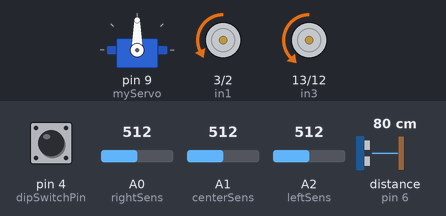
The sketch below on a simulated Arduino Uno, built with avr-gcc and run on an emulated ATmega328P. On the bench: servo, motor-driver pin pairs drawn as motors (green arrow = first pin HIGH = forward, orange = second pin HIGH = backward, longer = more drive, scaled by the enable pin). Inputs (shaded band) come from the test bench; at power-on: distance to the obstacle (sensor on pin 6) 80 cm, pin 4 (dipSwitchPin) HIGH, A0 (rightSens) = 512, A1 (centerSens) = 512, A2 (leftSens) = 512. The echo pulse lasts 58.3 µs per cm.

Above: at 5.8 s.
5.9 s: distance to the obstacle (sensor on pin 6) set to 19 cm
7.4 s: distance to the obstacle (sensor on pin 6) set to 14 cm
At 8.5 s:
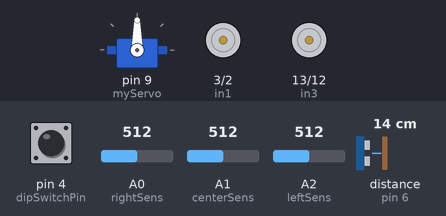
10.4 s: pin 4 (dipSwitchPin) pulled LOW for 1 s
At 11.75 s:
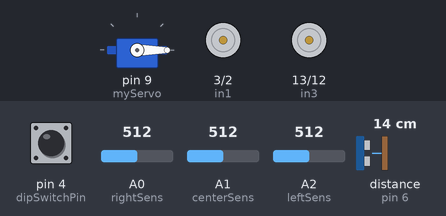
13.4 s: distance to the obstacle (sensor on pin 6) set to 18 cm
At 13.96 s:
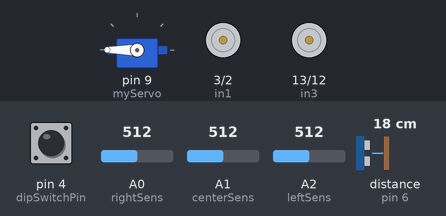
Timing chart, 0 to 16.7 s (numbered marks = the images above; inputs shaded):
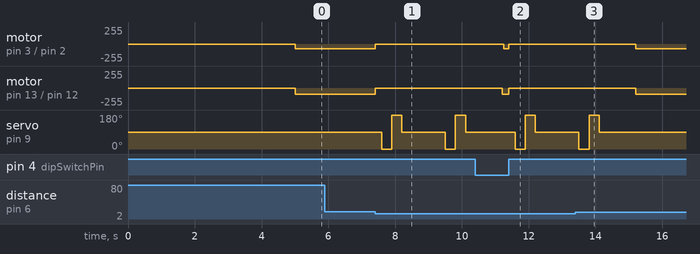

Measured:
- the behaviour switches between 17 and 16 cm on distance to the obstacle (sensor on pin 6) (found by bisection; images 0 and 1)
- after the input at 5.9 s, every drawn part: stays the same
- after the input at 7.4 s, motor on pin 3 (in1) / pin 2 (in2): backward 70/255 → stopped at once; motor on pin 13 (in3) / pin 12 (in4): backward 90/255 → stopped at once; servo on pin 9 (myServo): 90° → 0° after 0.20 s, → 180° 0.30 s later, → 90° 0.30 s later, → 0° 1.3 s later, … (6 changes in this stretch)
- after the input at 10.4 s, motor on pin 3 (in1) / pin 2 (in2): stopped → backward 69/255 after 0.86 s, → stopped 0.14 s later; motor on pin 13 (in3) / pin 12 (in4): stopped → backward 90/255 after 0.81 s, → stopped 0.19 s later
- after the input at 13.4 s, motor on pin 3 (in1) / pin 2 (in2): stopped → backward 70/255 after 1.8 s; motor on pin 13 (in3) / pin 12 (in4): stopped → backward 90/255 after 1.8 s; servo on pin 9 (myServo): goes on until 14.1 s, then stays 90°

The sketch:

final_sumo.ino
```cpp
#include <Servo.h>

Servo myServo;

const int speed = 70;
const int speedVariable = 20;

const int min_distance_sumo = 30;
const int min_distance_search = 15;

// Line tracker sensor
const int rightSens = A0;
const int centerSens = A1;
const int leftSens = A2;

// H-bridge

// Right motor
const int in1 = 3;
const int in2 = 2;
const int ena = 11;

// Left motor
const int in3 = 13;
const int in4 = 12;
const int enb = 5;

// Ultrasonic sensor
const int echoPin = 6;
const int trigPin = 7;

const int dipSwitchPin = 4;
bool isSumoMode = false;

void setup()
{

  pinMode(in1, OUTPUT);
  pinMode(in2, OUTPUT);
  pinMode(ena, OUTPUT);

  pinMode(in3, OUTPUT);
  pinMode(in4, OUTPUT);
  pinMode(enb, OUTPUT);

  pinMode(trigPin, OUTPUT);
  pinMode(echoPin, INPUT);

  pinMode(rightSens, INPUT);
  myServo.attach(9);

  pinMode(dipSwitchPin, INPUT_PULLUP);

  Serial.begin(9600);
}

int counter = 0;

void loop() {
  if(millis() > 5000)
  {
    if (digitalRead(dipSwitchPin) == LOW) {
    // Dip switch is on, set sumo mode
      isSumoMode = true;
    } else {
      // Dip switch is off, set search mode
      isSumoMode = false;
    }

    // Perform corresponding behavior based on the dip switch state
    if (isSumoMode) {
      sumo();
    } else {
      search();
    }
  }
}

void sumo()
{
  int rightSensorValue = analogRead(rightSens);
  int centerSensorValue = analogRead(centerSens);
  int leftSensorValue = analogRead(leftSens);
  int threshold = 500;

  if(rightSensorValue < threshold && leftSensorValue < threshold)
  {
    // Line detected
    backward();
    delay(100);
  }
  else
  {
    // No line
    int object_distance = getDistance();
    if(object_distance <= min_distance_sumo)
    {
      turnRight();
      counter++;
      if(counter >= 2)
      {
        forward();
      }
    }
    else
    {
      counter = 0;
      forward();
      turnLeft();
      delay(300);
    }
  }
}

void search()
{
  int distance = getDistance();
  int list[3];
  forward();
  if (distance <= min_distance_search)
  {
    stopMotors();
    delay(200);
    myServo.write(0);
    delay(200);
    list[0] = getDistance();
    delay(100);
    myServo.write(180);
    delay(200);
    list[1] = getDistance();
    delay(100);
    myServo.write(90);
    delay(1000);
    list[2] = getDistance();
    delay(100);


    if(list[0] >= min_distance_search && list[0] > list[1])
    {
      turnRight();
      delay(500);
    }
    else if(list[1] >= min_distance_search && list[1] > list[0])
    {
      turnLeft();
      delay(500);
    }
  }
}

int getDistance()
{
  digitalWrite(trigPin, LOW);
  delayMicroseconds(2);
  digitalWrite(trigPin, HIGH);
  delayMicroseconds(10);
  digitalWrite(trigPin, LOW);

  unsigned long duration = pulseIn(echoPin, HIGH, 30000);

  return (duration * 0.0343 / 2);
}

void stopMotors()
{
  analogWrite(ena, 0);
  analogWrite(enb, 0);
  digitalWrite(in1, LOW);
  digitalWrite(in2, LOW);
  digitalWrite(in3, LOW);
  digitalWrite(in4, LOW);
}


void backward()
{
  analogWrite(ena, speed);
  analogWrite(enb, speed + speedVariable);
  digitalWrite(in1, HIGH);
  digitalWrite(in2, LOW);
  digitalWrite(in3, HIGH);
  digitalWrite(in4, LOW);
}

void forward()
{
  analogWrite(ena, speed);
  analogWrite(enb, speed + speedVariable);
  digitalWrite(in1, LOW);
  digitalWrite(in2, HIGH);
  digitalWrite(in3, LOW);
  digitalWrite(in4, HIGH);
}


void turnRight()
{
  analogWrite(ena, speed);
  analogWrite(enb, speed + speedVariable);
  digitalWrite(in1, HIGH);
  digitalWrite(in2, LOW);
  digitalWrite(in3, LOW);
  digitalWrite(in4, HIGH);
}

void turnLeft()
{
  analogWrite(ena, speed);
  analogWrite(enb, speed + speedVariable);
  digitalWrite(in1, LOW);
  digitalWrite(in2, HIGH);
  digitalWrite(in3, HIGH);
  digitalWrite(in4, LOW);
}
```
